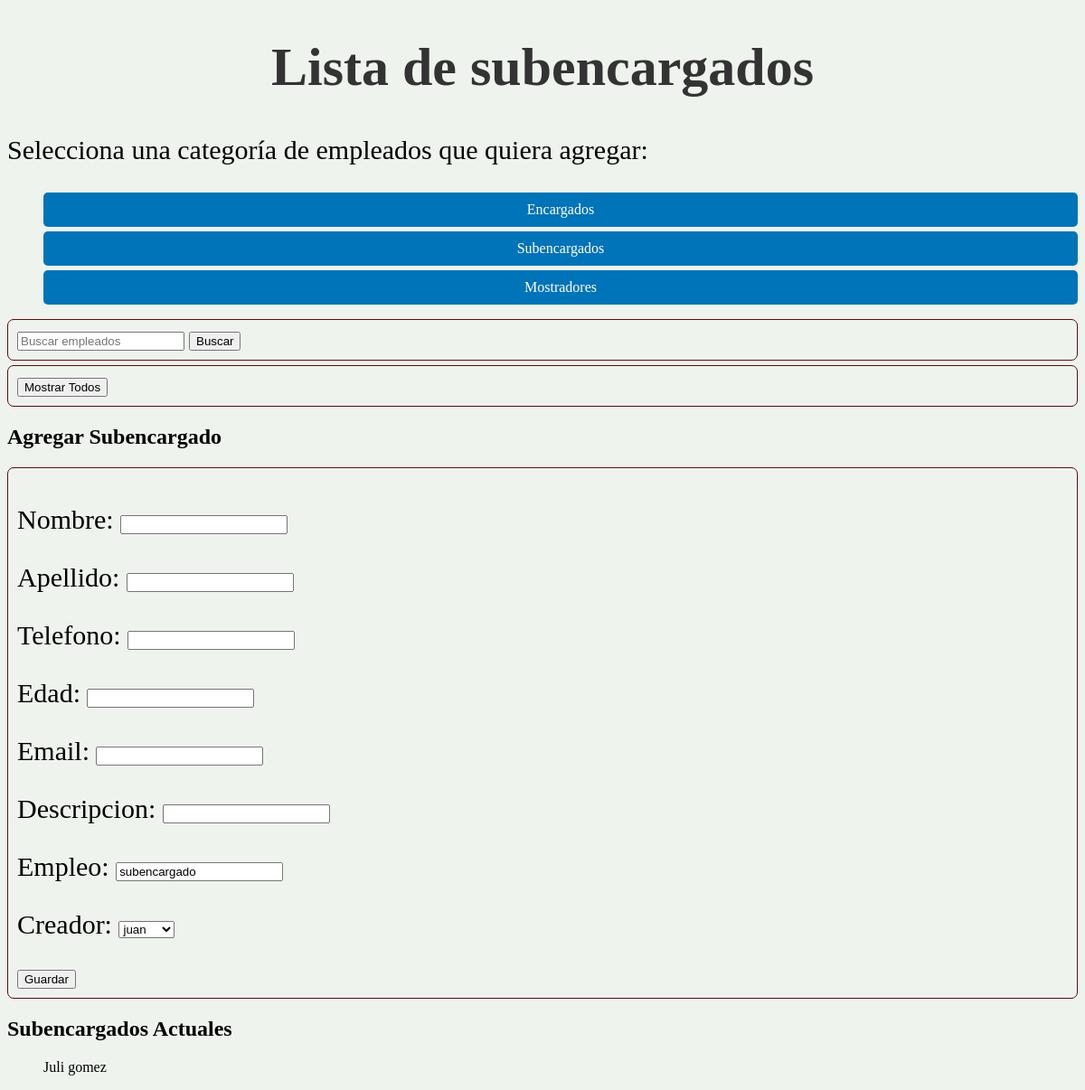
The page /empleados/subencargados/ (signed in) on the database as committed earlier.
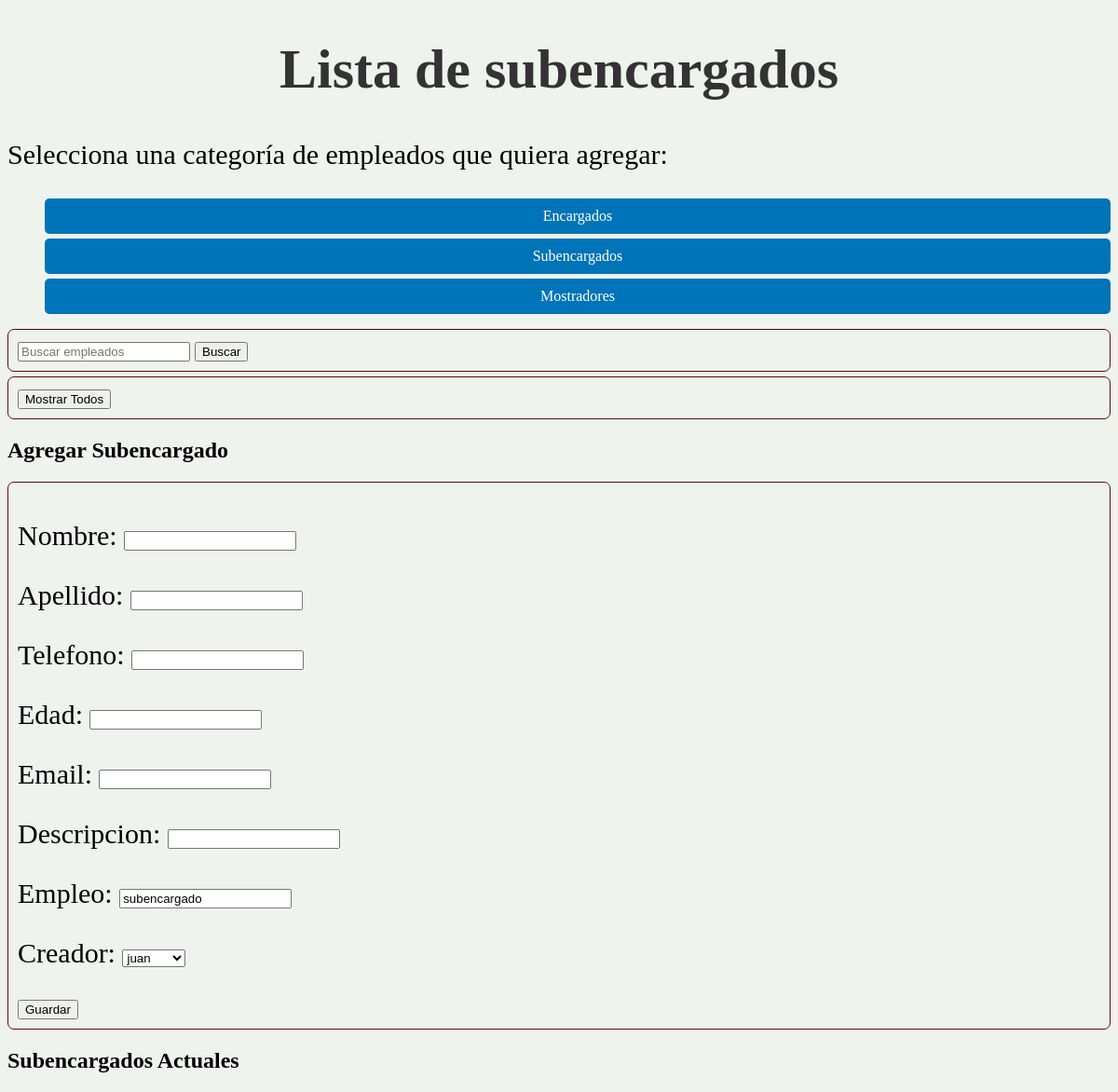
The same page on the database as committed later.
### empleados/models.py (models this page shows)
class subencargado(models.Model):
    Nombre = models.CharField(max_length=64)
    Apellido = models.CharField(max_length=64)
    telefono = models.CharField(max_length=20)
    edad = models.IntegerField()
    email = models.EmailField()
    descripcion = models.CharField(max_length=10)
    empleo = models.CharField(max_length=64, default='subencargado')
    creador = models.ForeignKey(User, on_delete=models.SET_NULL, null=True)

### empleados/views.py (the view)
# urls.py: path('subencargados/', views.subencargados, name='subencargados'),
@login_required
def subencargados(request):
    if request.method == 'POST':
        form = SubencargadoForm(request.POST)
        if form.is_valid():
            nuevo_subencargado = form.save(commit=False)
            nuevo_subencargado.creador = request.user
            nuevo_subencargado.save()
            return redirect('subencargados')
    else:
        form = SubencargadoForm(initial={'creador': request.user})
    subencargados = subencargado.objects.all()
    return render(request, 'subencargados.html', {'subencargados': subencargados, 'form': form})

### empleados/forms.py (shortened to what this page needs)
class SubencargadoForm(forms.ModelForm):
    class Meta:
        model = subencargado
        fields = '__all__'

### empleados/templates de empleados/subencargados.html (shortened to what this page needs)
{% extends 'base.html' %}
{% block heading %}Lista de subencargados{% endblock %}
{% block content %}
  <h2>Agregar Subencargado</h2>
  <form method="post">
    {{ form.as_p }}
    <button type="submit">Guardar</button>
  </form>
  <h2>Subencargados Actuales</h2>
  <ul>
    {% for subencargado in subencargados %}
      <li>{{ subencargado.Nombre }} {{ subencargado.Apellido }}</li>
    {% endfor %}
  </ul>
{% endblock %}

Rows that differ between the two databases and show on the page:
removed subencargado: Nombre "Juli", Apellido "gomez"
